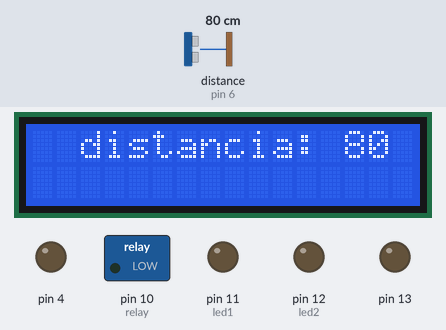
Bench run of a sketch on a simulated Arduino Uno, built with avr-gcc and run on an emulated ATmega328P. Shown: 16×2 character LCD, switched loads named in the sketch (green lamp = pin HIGH), output pins drawn as LEDs (lit = HIGH). Wiring (inferred from the names in the program): ultrasonic range finder: trigger pin 7; echo pin 6. Dashed ring = blinking. The test bench sets the inputs (shaded band); at power-on: distance to the obstacle (sensor on pin 6) 80 cm. The echo pulse lasts 58.3 µs per cm; pins used as bus, display or sensor lines are not drawn; what the sketch prints to the serial monitor is not drawn.

Above: at 1.2 s.
1.3 s: distance to the obstacle (sensor on pin 6) set to 4 cm
At 2.1 s:
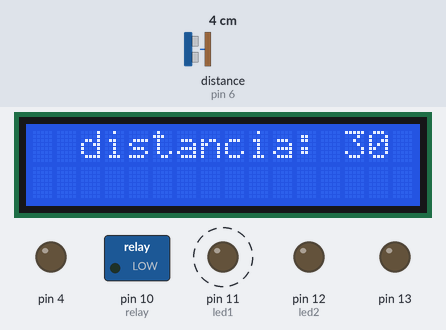
2.8 s: distance to the obstacle (sensor on pin 6) set to 18 cm
At 4.0 s:
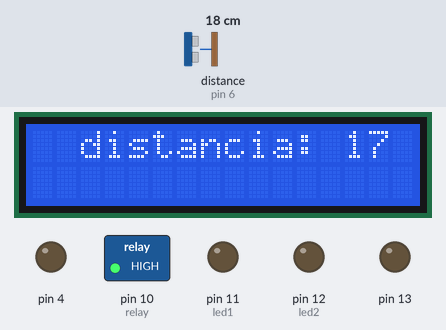
4.3 s: distance to the obstacle (sensor on pin 6) set to 250 cm
At 4.42 s:
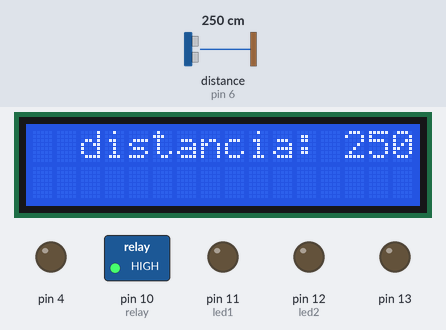
5.8 s: distance to the obstacle (sensor on pin 6) set to 35 cm
At 7.0 s:
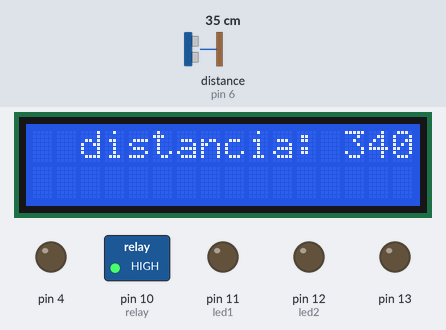
7.3 s: distance to the obstacle (sensor on pin 6) set to 4 cm
At 8.0 s:
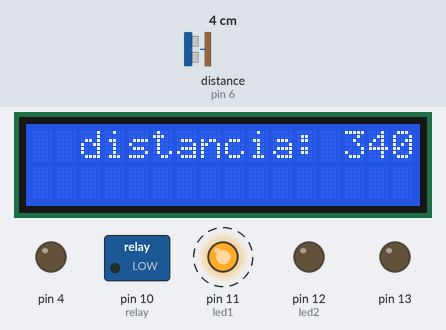
8.8 s: distance to the obstacle (sensor on pin 6) set to 19 cm
At 9.3 s:
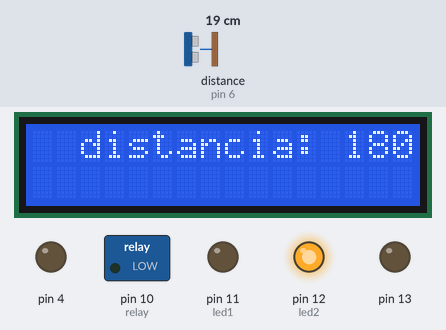
Timing chart, 0 to 11.3 s (numbered marks = the images above; inputs shaded):
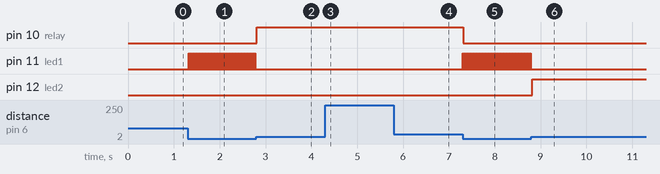

Measured:
- after the input at 1.3 s, pin 11 (led1): alternates HIGH for 0.01 s and LOW for 0.02 s, starting at once; the display: changes after 0.06 s (image 1)
- after the input at 2.8 s, pin 10 (relay): LOW → HIGH at once; pin 11 (led1): stops changing and stays LOW; the display: first differs from a run without the input at once (image 2)
- after the input at 4.3 s, the display: changes after 0.07 s (image 3)
- after the input at 5.8 s, the display: first differs from a run without the input after 0.08 s (image 4)
- after the input at 7.3 s, pin 10 (relay): HIGH → LOW at once; pin 11 (led1): alternates HIGH for 0.01 s and LOW for 0.02 s, starting at once; the display: first changes after 0.07 s (image 5 shows a later state)
- after the input at 8.8 s, pin 11 (led1): stops changing and stays LOW; pin 12 (led2): LOW → HIGH at once; the display: first changes after 0.05 s (image 6 shows a later state)

The sketch:

cisterna.ino
```cpp
/*
Sensor de proximidad y al ser inferior a 10cm
envia un pulso de alarma por  el pin 13

 HC-SR04 conexiones:
  VCC al arduino 5v
  GND al arduino GND
  Echo al Arduino pin 6
  Trig al Arduino pin 7

Descargar planos de conexiones en http://elprofegarcia.com/
*/


 //lcd*//
#include <LiquidCrystal_I2C.h>
#include <Wire.h>
LiquidCrystal_I2C  lcd(0x27, 16,2);

//led//
 int led2 =12;
 int led1 =11;

 //ultrasonico//
#define Pecho 6
#define Ptrig 7
long duracion, distancia;

 //relay//

int relay = 10 ;


void setup() {

  Serial.begin (9600);

  //ultrasonico//
  pinMode(Pecho, INPUT);
  pinMode(Ptrig, OUTPUT);
  pinMode(13, 1);
  pinMode(4, 1);

  //led//
pinMode(led2,OUTPUT);
pinMode(led1,OUTPUT);

//lcd//
lcd.init ();
lcd.backlight();

//relay //
pinMode (relay , OUTPUT);

  }

void loop() {

  //ultrasonico//
  digitalWrite(Ptrig, LOW);
  delayMicroseconds(2);
  digitalWrite(Ptrig, HIGH);
  delayMicroseconds(10);
  digitalWrite(Ptrig, LOW);

  duracion = pulseIn(Pecho, HIGH);
  distancia = (duracion/2) / 29;

  if (distancia >= 500 || distancia <= 0){
    Serial.println("---");
  }
  else {
    Serial.print(distancia);
    Serial.println("cm");
  }


  //ledverde//
   if (distancia <5 ){
    digitalWrite(led1, 1);
    digitalWrite(led2, 0);

  }
   if (distancia < 3 ){
    digitalWrite(led1, 0);
    digitalWrite(led2, 0);
   }

delay(10);


//ledrojo//

 if (distancia < 20 ){
    digitalWrite(led2, 1);
    digitalWrite(led1, 0);
 }
if (distancia < 18 ){
    digitalWrite(led2, 0);
    digitalWrite(led1, 0);
    digitalWrite(relay,1);
 }


//relay//

if(16>distancia){
   digitalWrite(relay,1);
   }

if(distancia<5){
   digitalWrite(relay,0);
  }


delay(10);


//lcd//

lcd.setCursor(2,0);
lcd.print("distancia: ");
lcd.print(distancia);


}
```
